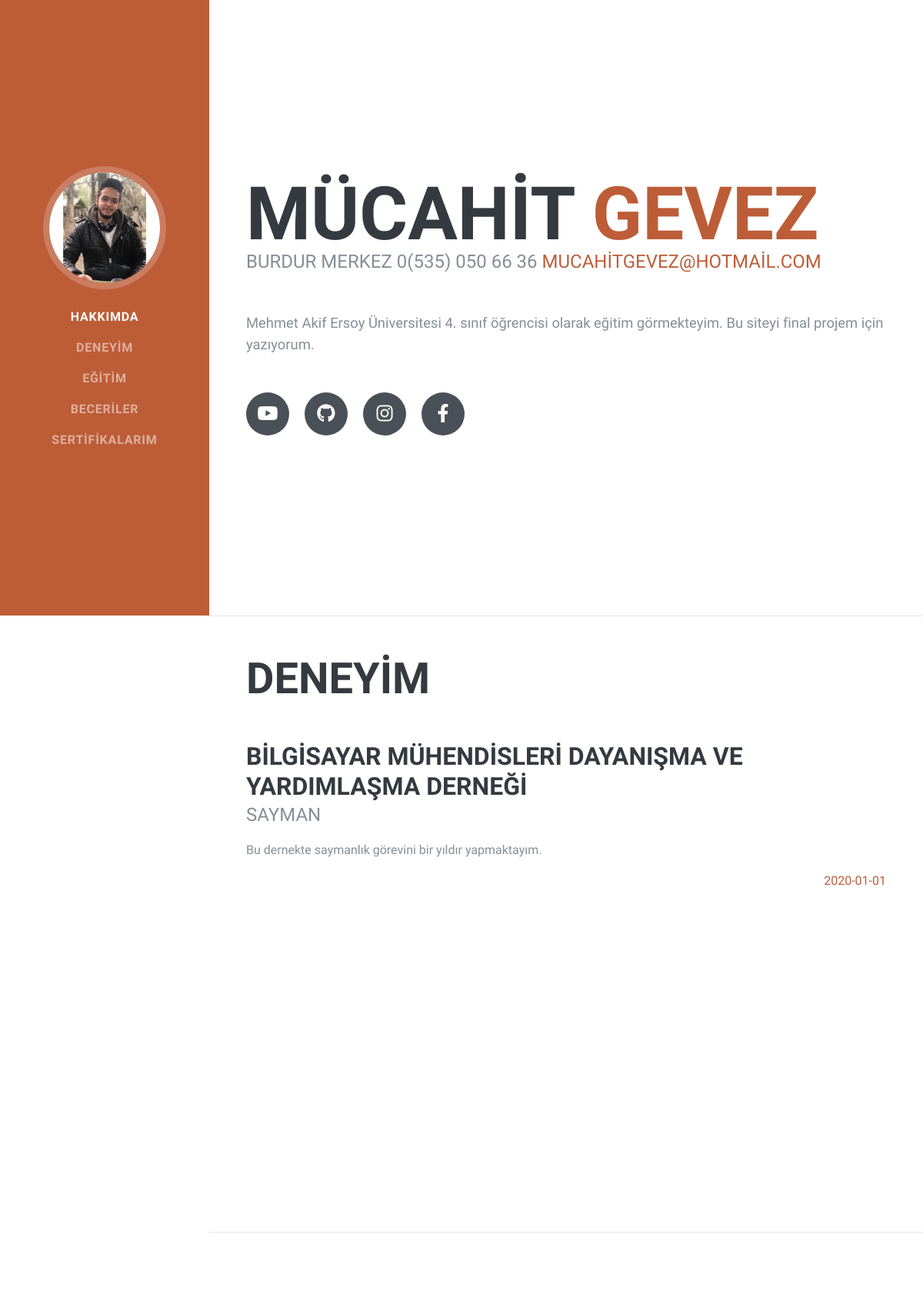
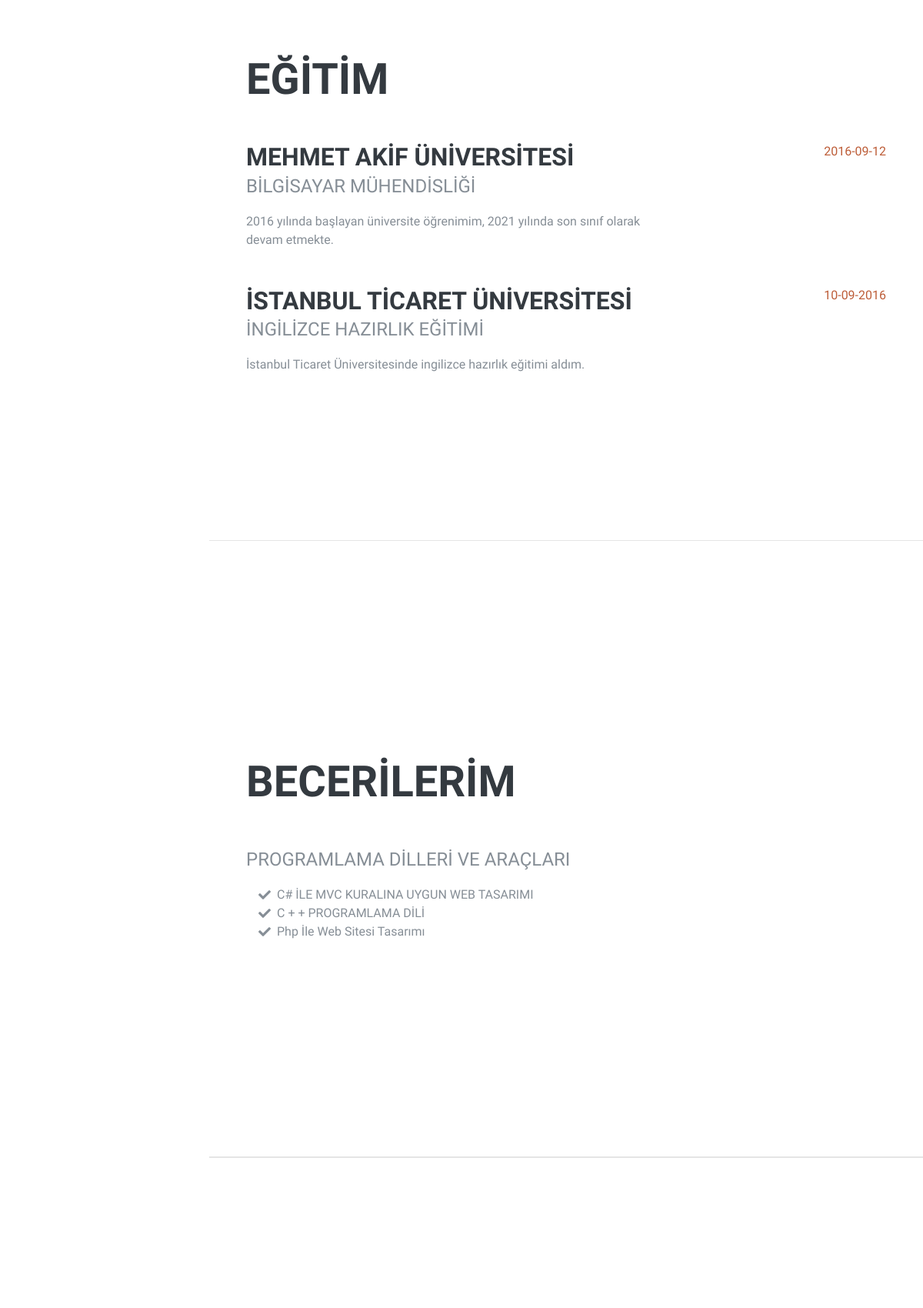
The page / (upper part) on the database its author committed (2 pictures, top to bottom).
### tables this page shows
CREATE TABLE `hakkimda` (
  `id` int(11) NOT NULL,
  `ad` varchar(50) NOT NULL,
  `soyad` varchar(50) NOT NULL,
  `adres` varchar(250) NOT NULL,
  `telefon` varchar(50) NOT NULL,
  `mail` varchar(50) NOT NULL,
  `icerik` text NOT NULL,
  `facebook` varchar(50) NOT NULL,
  `instagram` varchar(50) NOT NULL,
  `github` varchar(50) NOT NULL,
  `youtube` varchar(50) NOT NULL
);

CREATE TABLE `deneyim` (
  `id` int(11) NOT NULL,
  `baslik` varchar(500) NOT NULL,
  `altbaslik` varchar(50) NOT NULL,
  `icerik` text NOT NULL,
  `tarih` text NOT NULL
);

CREATE TABLE `egitim` (
  `id` int(11) NOT NULL,
  `baslik` varchar(500) NOT NULL,
  `altbaslik` varchar(50) NOT NULL,
  `icerik` text NOT NULL,
  `tarih` text NOT NULL
);

CREATE TABLE `beceri` (
  `id` int(11) NOT NULL,
  `yetenek` varchar(250) NOT NULL
);

### index.php (the view, shortened to what this page needs)
<!DOCTYPE html>
<html lang="tr">
<head>
  <link href="vendor/bootstrap/css/bootstrap.min.css" rel="stylesheet">
  <link href="vendor/fontawesome-free/css/all.min.css" rel="stylesheet">
  <link href="css/resume.min.css" rel="stylesheet">
</head>
<?php
require_once 'ayarlar/baglan.php';
$hakkimdasor=$db-> prepare("Select * from hakkimda");
$hakkimdasor->execute();
$hakkimdacek=$hakkimdasor->fetch(PDO::FETCH_ASSOC);
?>
<body id="page-top">
  <nav class="navbar navbar-expand-lg navbar-dark bg-primary fixed-top" id="sideNav">
    <a class="navbar-brand js-scroll-trigger" href="#page-top">
      <span class="d-none d-lg-block">
        <img class="img-fluid img-profile rounded-circle mx-auto mb-2" src="img/profilfoto.jpg" alt="">
      </span>
    </a>
    <div class="collapse navbar-collapse" id="navbarSupportedContent">
      <ul class="navbar-nav">
        <li class="nav-item">
          <a class="nav-link js-scroll-trigger" href="#about">Hakkımda</a>
        </li>
        <li class="nav-item">
          <a class="nav-link js-scroll-trigger" href="#experience">Deneyim</a>
        </li>
        <li class="nav-item">
          <a class="nav-link js-scroll-trigger" href="#education">Eğitim</a>
        </li>
        <li class="nav-item">
          <a class="nav-link js-scroll-trigger" href="#skills">Beceriler</a>
        </li>
        <li class="nav-item">
          <a class="nav-link js-scroll-trigger" href="#awards">Sertifikalarım</a>
        </li>
      </ul>
    </div>
  </nav>
  <div class="container-fluid p-0">
    <section class="resume-section p-3 p-lg-5 d-flex align-items-center" id="about">
      <div class="w-100">
        <h1 class="mb-0"><?php echo $hakkimdacek["ad"]; ?>
          <span class="text-primary"><?php echo $hakkimdacek["soyad"]; ?></span>
        </h1>
        <div class="subheading mb-5"><?php echo $hakkimdacek["adres"]; ?> <?php echo $hakkimdacek["telefon"]; ?>
          <a href="mailto:bilgi@mucahitgevez.com"><?php echo $hakkimdacek["mail"]; ?></a>
        </div>
        <p class="lead mb-5"><?php echo $hakkimdacek["icerik"]; ?></p>
        <div class="social-icons">
          <a href="<?php echo $hakkimdacek["youtube"]; ?>">
            <i class="fab fa-youtube"></i>
          </a>
          <a href="<?php echo $hakkimdacek["github"]; ?>">
            <i class="fab fa-github"></i>
          </a>
          <a href="<?php echo $hakkimdacek["instagram"]; ?>">
            <i class="fab fa-instagram"></i>
          </a>
          <a href="<?php echo $hakkimdacek["facebook"]; ?>">
            <i class="fab fa-facebook-f"></i>
          </a>
        </div>
      </div>
    </section>
    <hr class="m-0">
  <?php
 $deneyimsor=$db->prepare("SELECT * FROM deneyim");
 $deneyimsor->execute();
 ?>
    <section class="resume-section p-3 p-lg-5 d-flex justify-content-center" id="experience">
      <div class="w-100">
        <h2 class="mb-5">Deneyim</h2>
<?php while ($deneyimcek=$deneyimsor->fetch(PDO::FETCH_ASSOC)) {?>
        <div >
          <div >
            <h3 class="mb-0"><?php echo $deneyimcek["baslik"]; ?></h3>
            <div class="subheading mb-3"><?php echo $deneyimcek["altbaslik"]; ?></div>
            <p><?php echo $deneyimcek["icerik"]; ?></p>
          </div>
          <div class="resume-date text-md-right">
            <span class="text-primary"><?php echo $deneyimcek["tarih"]; ?> </span>
          </div>
        </div>
      </div>
<?php } ?>
    </section>
    <hr class="m-0">
    <section class="resume-section p-3 p-lg-5 d-flex align-items-center" id="education">
      <div class="w-100">
        <h2 class="mb-5">Eğitim</h2>
<?php
 $egitimsor=$db->prepare("SELECT * FROM egitim");
 $egitimsor->execute();
 ?>
        <?php while ($egitimcek=$egitimsor->fetch(PDO::FETCH_ASSOC)) {?>
        <div class="resume-item d-flex flex-column flex-md-row justify-content-between mb-5">
          <div class="resume-content">
            <h3 class="mb-0"><?php echo $egitimcek["baslik"]; ?></h3>
            <div class="subheading mb-3"><?php echo $egitimcek["altbaslik"]; ?></div>
            <div><?php echo $egitimcek["icerik"]; ?></div>
          </div>
          <div class="resume-date text-md-right">
            <span class="text-primary"><?php echo $egitimcek["tarih"]; ?></span>
          </div>
        </div>
        <?php } ?>
      </div>
    </section>
    <hr class="m-0">
    <section class="resume-section p-3 p-lg-5 d-flex align-items-center" id="skills">
      <div class="w-100">
        <h2 class="mb-5">BECERİLERİM</h2>
        <div class="subheading mb-3">PROGRAMLAMA DİLLERİ VE ARAÇLARI </div>
        <ul class="fa-ul mb-0">
        <?php
        $becerisor=$db->prepare("SELECT * FROM beceri");
        $becerisor->execute();
        ?>
        <?php while ($becericek=$becerisor->fetch(PDO::FETCH_ASSOC)) {?>
          <li>
            <i class="fa-li fa fa-check"></i>
            <?php echo $becericek["yetenek"]; ?>
          </li>
          <?php } ?>
        </ul>
      </div>
    </section>
    <hr class="m-0">
    <hr class="m-0">
    <section class="resume-section p-3 p-lg-5 d-flex align-items-center" id="awards">
    </section>
  </div>
</body>
</html>

### rows shown on the page
hakkimda: ad "MÜCAHIT", soyad "GEVEZ", adres "BURDUR MERKEZ", telefon "0(535) 050 66 36", mail "MUCAHITGEVEZ@HOTMAIL.COM", icerik "Mehmet Akif Ersoy Üniversitesi 4. sınıf öğrencisi olarak eğitim görmekteyim. Bu siteyi final projem için yazıyorum."
deneyim: baslik "BİLGİSAYAR MÜHENDİSLERİ DAYANIŞMA VE YARDIMLAŞMA DERNEĞİ", altbaslik "SAYMAN", icerik "Bu dernekte saymanlık görevini bir yıldır yapmaktayım.", tarih "2020-01-01"
egitim: baslik "MEHMET AKIF ÜNIVERSITESI", altbaslik "BILGISAYAR MÜHENDISLIĞI", icerik "2016 yılında başlayan üniversite öğrenimim, 2021 yılında son sınıf olarak devam etmekte.", tarih "2016-09-12"
egitim: baslik "İSTANBUL TICARET ÜNIVERSITESI", altbaslik "İNGILIZCE HAZIRLIK EĞITIMI", icerik "İstanbul Ticaret Üniversitesinde ingilizce hazırlık eğitimi aldım.", tarih "10-09-2016"
beceri: yetenek "C# İLE MVC KURALINA UYGUN WEB TASARIMI"
beceri: yetenek "C + + PROGRAMLAMA DİLİ"
beceri: yetenek "Php İle Web Sitesi Tasarımı"
